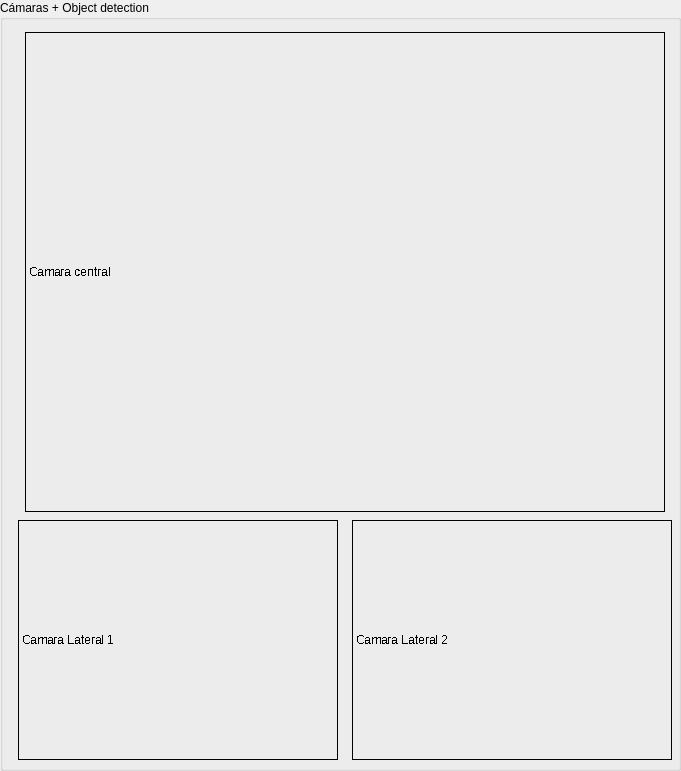
   <widget class="QGroupBox" name="Camaras">
    <property name="geometry">
     <rect>
      <x>320</x>
      <y>0</y>
      <width>681</width>
      <height>771</height>
     </rect>
    </property>
    <property name="title">
     <string>Cámaras + Object detection</string>
    </property>
    <widget class="QWidget" name="verticalLayoutWidget_5">
     <property name="geometry">
      <rect>
       <x>10</x>
       <y>30</y>
       <width>671</width>
       <height>732</height>
      </rect>
     </property>
     <layout class="QVBoxLayout" name="verticalLayout_6">
      <item>
       <layout class="QHBoxLayout" name="horizontalLayout_5">
        <item>
         <widget class="QLabel" name="CamaraCentral">
          <property name="sizePolicy">
           <sizepolicy hsizetype="Preferred" vsizetype="Preferred">
            <horstretch>0</horstretch>
            <verstretch>0</verstretch>
           </sizepolicy>
          </property>
          <property name="minimumSize">
           <size>
            <width>640</width>
            <height>480</height>
           </size>
          </property>
          <property name="maximumSize">
           <size>
            <width>640</width>
            <height>480</height>
           </size>
          </property>
          <property name="font">
           <font>
            <stylestrategy>NoAntialias</stylestrategy>
           </font>
          </property>
          <property name="frameShape">
           <enum>QFrame::Box</enum>
          </property>
          <property name="text">
           <string>Camara central</string>
          </property>
         </widget>
        </item>
       </layout>
      </item>
      <item>
       <layout class="QHBoxLayout" name="horizontalLayout_6">
        <item>
         <widget class="QLabel" name="CamaraLat1">
          <property name="minimumSize">
           <size>
            <width>320</width>
            <height>240</height>
           </size>
          </property>
          <property name="maximumSize">
           <size>
            <width>320</width>
            <height>240</height>
           </size>
          </property>
          <property name="font">
           <font>
            <stylestrategy>NoAntialias</stylestrategy>
           </font>
          </property>
          <property name="frameShape">
           <enum>QFrame::Box</enum>
          </property>
          <property name="text">
           <string>Camara Lateral 1</string>
          </property>
         </widget>
        </item>
        <item>
         <widget class="QLabel" name="CamaraLat2">
          <property name="minimumSize">
           <size>
            <width>320</width>
            <height>240</height>
           </size>
          </property>
          <property name="maximumSize">
           <size>
            <width>320</width>
            <height>240</height>
           </size>
          </property>
          <property name="font">
           <font>
            <stylestrategy>NoAntialias</stylestrategy>
           </font>
          </property>
          <property name="frameShape">
           <enum>QFrame::Box</enum>
          </property>
          <property name="text">
           <string>Camara Lateral 2</string>
          </property>
         </widget>
        </item>
       </layout>
      </item>
     </layout>
    </widget>
   </widget>
